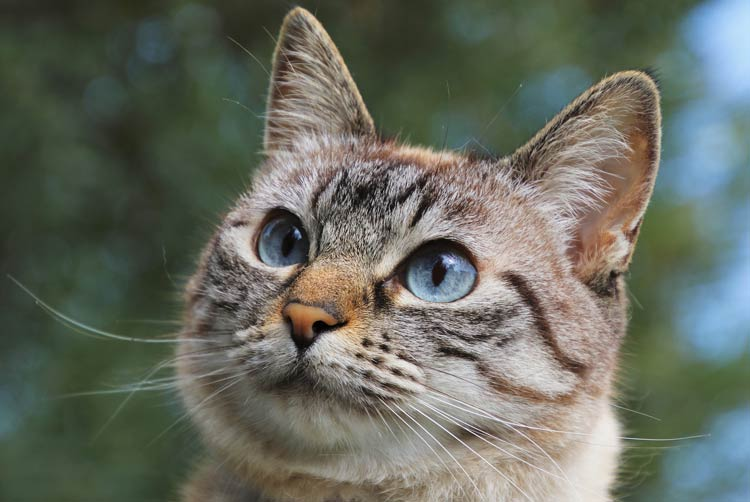
#> input picture PRODIGY_ML_03/Domestic-cat-32.jpg, 750 x 502 px, found by its file name
$ jupyter execute --allow-errors Task_03.ipynb
#> lines starting #> are read from the running program, lines starting #| are printed output that depends on the picture
[cell 1]
import os
import cv2
import numpy as np
import matplotlib.pyplot as plt

from sklearn.svm import LinearSVC
from sklearn.metrics import accuracy_score, classification_report
from sklearn.preprocessing import StandardScaler
import joblib

[cell 2]
train_cats = r"C:\Users\mrpar\PRODIGY_ML_TASKS\PRODIGY_ML_03\train\Cat"
train_dogs = r"C:\Users\mrpar\PRODIGY_ML_TASKS\PRODIGY_ML_03\train\Dog"

test_cats = r"C:\Users\mrpar\PRODIGY_ML_TASKS\PRODIGY_ML_03\test1\Cat"
test_dogs = r"C:\Users\mrpar\PRODIGY_ML_TASKS\PRODIGY_ML_03\test1\Dog"

IMG_SIZE = 64

[cell 3]
def extract_features(image_path):

    image = cv2.imread(image_path)
#> image is the input picture: shape (502, 750, 3); mean B, G, R 96.4, 107.3, 103

    if image is None:
        return None

    image = cv2.resize(image, (IMG_SIZE, IMG_SIZE))
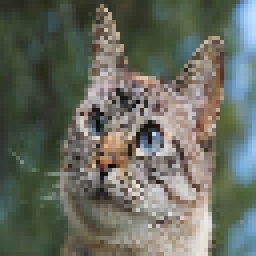
#> image: shape (64, 64, 3) (shown 4 times larger); mean B, G, R 96.5, 107.3, 103

    image = cv2.cvtColor(image, cv2.COLOR_BGR2GRAY)
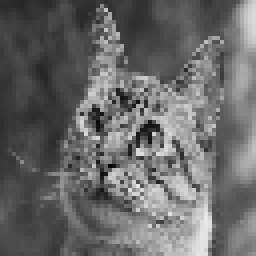
#> image: shape (64, 64) (shown 4 times larger); min 3, max 233, mean 104.8

    image = image.flatten()
#> image = 4096 values, max 233 at index 3507, min 3 at index 2651, mean 104.8

    return image

[cell 4]
X_train = []
y_train = []

# Cats
#> (the rest of this cell did not finish here and is left out)

[cell 5]
X_test = []
y_test = []

# Cats
#> (the rest of this cell did not finish here and is left out)

[cell 6]
X_train = np.array(X_train)
X_test = np.array(X_test)

y_train = np.array(y_train)
y_test = np.array(y_test)

print(X_train.shape)
print(X_test.shape)

[cell 7]
scaler = StandardScaler()

#> (the rest of this cell did not finish here and is left out)

[cell 8]
model = LinearSVC(
    max_iter=5000,
    random_state=42
)

#> (the rest of this cell did not finish here and is left out)

#> (a cell that did not finish here is left out)

#> (a cell that did not finish here is left out)

#> (a cell that did not finish here is left out)

[cell 12]
joblib.dump(model, "cat_dog_svm.pkl")
joblib.dump(scaler, "scaler.pkl")

print("Model Saved Successfully!")

[cell 13]
image_path = r"C:\Users\mrpar\PRODIGY_ML_TASKS\PRODIGY_ML_03\Domestic-cat-32.jpg"

features = extract_features(image_path)
#> features has the same summary as image in extract_features

#> (the rest of this cell did not finish here and is left out)

[cell 14]
image_path = r"C:\Users\mrpar\PRODIGY_ML_TASKS\PRODIGY_ML_03\Domestic-cat-32.jpg"

img = cv2.imread(image_path)

img_rgb = cv2.cvtColor(img, cv2.COLOR_BGR2RGB)

features = extract_features(image_path)

#> (the rest of this cell did not finish here and is left out)
